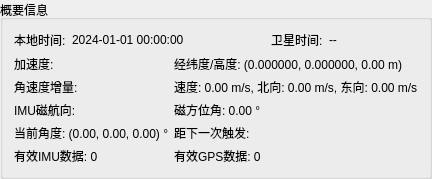
     <widget class="QGroupBox" name="timeAndSensorGroupBox">
      <property name="title">
       <string>概要信息</string>
      </property>
      <layout class="QVBoxLayout" name="timeAndSensorLayout">
       <item>
        <layout class="QHBoxLayout" name="timeAndSensorTopLayout">
         <item>
          <widget class="QLabel" name="timeLabel">
           <property name="text">
            <string>本地时间:</string>
           </property>
          </widget>
         </item>
         <item>
          <widget class="QLabel" name="localTimeLabel">
           <property name="text">
            <string>2024-01-01 00:00:00</string>
           </property>
          </widget>
         </item>
         <item>
          <spacer name="horizontalSpacer_2">
           <property name="orientation">
            <enum>Qt::Orientation::Horizontal</enum>
           </property>
           <property name="sizeHint" stdset="0">
            <size>
             <width>20</width>
             <height>1</height>
            </size>
           </property>
          </spacer>
         </item>
         <item>
          <widget class="QLabel" name="gpsTimeLabel">
           <property name="text">
            <string>卫星时间:</string>
           </property>
          </widget>
         </item>
         <item>
          <widget class="QLabel" name="gpsTimeValueLabel">
           <property name="text">
            <string>--</string>
           </property>
          </widget>
         </item>
         <item>
          <spacer name="horizontalSpacer_8">
           <property name="orientation">
            <enum>Qt::Orientation::Horizontal</enum>
           </property>
           <property name="sizeHint" stdset="0">
            <size>
             <width>40</width>
             <height>1</height>
            </size>
           </property>
          </spacer>
         </item>
        </layout>
       </item>
       <item>
        <layout class="QGridLayout" name="sensorDataGridLayout">
         <property name="spacing">
          <number>5</number>
         </property>
         <item row="0" column="0">
          <widget class="QLabel" name="imuAccelerationLabel">
           <property name="text">
            <string>加速度: </string>
           </property>
          </widget>
         </item>
         <item row="0" column="1">
          <widget class="QLabel" name="gpsPositionLabel">
           <property name="text">
            <string>经纬度/高度: (0.000000, 0.000000, 0.00 m)</string>
           </property>
          </widget>
         </item>
         <item row="1" column="0">
          <widget class="QLabel" name="imuDthetaLabel">
           <property name="text">
            <string>角速度增量: </string>
           </property>
          </widget>
         </item>
         <item row="1" column="1">
          <widget class="QLabel" name="speedLabel">
           <property name="text">
            <string>速度: 0.00 m/s, 北向: 0.00 m/s, 东向: 0.00 m/s</string>
           </property>
          </widget>
         </item>
         <item row="2" column="0">
          <widget class="QLabel" name="imuOutputMagneticHeadingLabel">
           <property name="text">
            <string>IMU磁航向: </string>
           </property>
          </widget>
         </item>
         <item row="2" column="1">
          <widget class="QLabel" name="magneticHeadingLabel">
           <property name="text">
            <string>磁方位角: 0.00 °</string>
           </property>
          </widget>
         </item>
         <item row="3" column="0">
          <widget class="QLabel" name="imuAngleDisplayLabel">
           <property name="text">
            <string>当前角度: (0.00, 0.00, 0.00) °</string>
           </property>
          </widget>
         </item>
         <item row="3" column="1">
          <widget class="QLabel" name="nextTriggerLabel">
           <property name="text">
            <string>距下一次触发:</string>
           </property>
          </widget>
         </item>
         <item row="4" column="0">
          <widget class="QLabel" name="imuDataCountLabel">
           <property name="text">
            <string>有效IMU数据: 0</string>
           </property>
          </widget>
         </item>
         <item row="4" column="1">
          <widget class="QLabel" name="gpsDataCountLabel">
           <property name="text">
            <string>有效GPS数据: 0</string>
           </property>
          </widget>
         </item>
        </layout>
       </item>
      </layout>
     </widget>
